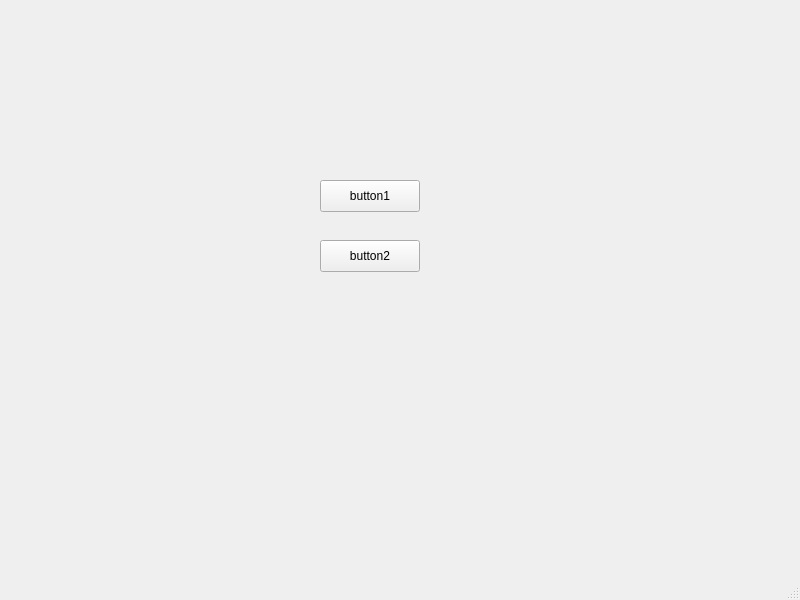
<?xml version="1.0" encoding="UTF-8"?>
<ui version="4.0">
 <class>MainWindow</class>
 <widget class="QMainWindow" name="MainWindow">
  <property name="geometry">
   <rect>
    <x>0</x>
    <y>0</y>
    <width>800</width>
    <height>600</height>
   </rect>
  </property>
  <property name="windowTitle">
   <string>MainWindow</string>
  </property>
  <widget class="QWidget" name="centralwidget">
   <widget class="QPushButton" name="start">
    <property name="geometry">
     <rect>
      <x>320</x>
      <y>240</y>
      <width>100</width>
      <height>32</height>
     </rect>
    </property>
    <property name="text">
     <string>button2</string>
    </property>
   </widget>
   <widget class="QPushButton" name="button1">
    <property name="geometry">
     <rect>
      <x>320</x>
      <y>180</y>
      <width>100</width>
      <height>32</height>
     </rect>
    </property>
    <property name="text">
     <string>button1</string>
    </property>
   </widget>
  </widget>
  <widget class="QMenuBar" name="menubar">
   <property name="geometry">
    <rect>
     <x>0</x>
     <y>0</y>
     <width>800</width>
     <height>24</height>
    </rect>
   </property>
  </widget>
  <widget class="QStatusBar" name="statusbar"/>
 </widget>
 <resources/>
 <connections/>
</ui>
